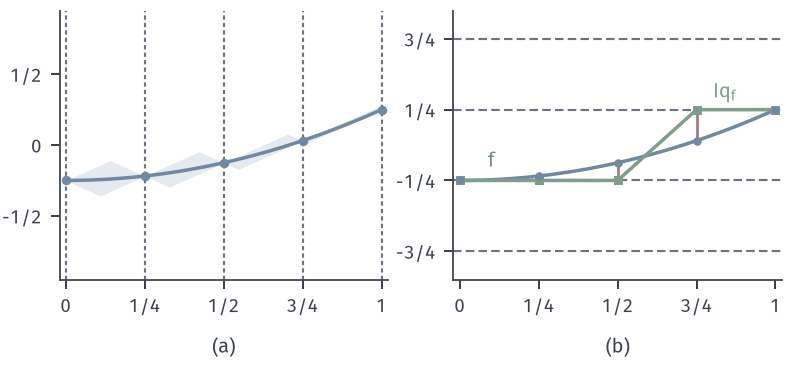

The script that drew this image:
from pathlib import Path
import sys
ROOT = next(p for p in Path(__file__).resolve().parents if (p/"build.sh").is_file() and (p/"tex/book.tex").is_file())
sys.path.insert(0, str(ROOT/"figures/00-shared/mathematical-preliminaries-upper/00-shared/comprehension-figures"))
from support import figure, save, BLUE, GREEN, YELLOW, RED, PURPLE, INK, MUTED, GRID, BLUE_FILL, GREEN_FILL, YELLOW_FILL, RED_FILL, PURPLE_FILL
import numpy as np

# L=M=1, eps=1/2, m=4, eta=1/4；f=x^2/2-1/4。(a) 节点值与 Lipschitz 允许区域；(b) 刻度量化与代表 Iq。
L=1; f=lambda x:x**2/2-.25
nodes=np.arange(5)/4; fv=f(nodes)
levels=np.array([-.75,-.25,.25,.75])
q=[]
for y in fv:
    d=np.abs(levels-y); q.append(levels[np.where(d<=d.min()+1e-12)[0][0]])
q=np.array(q); print(q)
fig, axes = figure(width_mm=112, height_mm=52, ncols=2)
fig.set_layout_engine(None)
fig.subplots_adjust(left=.075, right=.985, top=.97, bottom=.24, wspace=.2)
a,b=axes
x=np.linspace(0,1,801)
for j in range(4):
    u=np.linspace(nodes[j],nodes[j+1],200)
    up=np.minimum(fv[j]+L*(u-nodes[j]),fv[j+1]+L*(nodes[j+1]-u))
    lo=np.maximum(fv[j]-L*(u-nodes[j]),fv[j+1]-L*(nodes[j+1]-u))
    a.fill_between(u,lo,up,color=BLUE_FILL,lw=0)
a.plot(x,f(x),color=BLUE,lw=1.4)
a.plot(nodes,fv,'o',ms=3.8,color=BLUE,mew=0,zorder=4)
for v in nodes: a.plot([v,v],[-.95,.95],color=MUTED,lw=.85,ls=(0,(2,1.5)),zorder=0)
a.set_xlim(-.02,1.02); a.set_ylim(-.95,.95); a.set_xticks(nodes); a.set_xticklabels(['0','1/4','1/2','3/4','1']); a.set_yticks([-.5,0,.5]); a.set_yticklabels(['-1/2','0','1/2'])
for lv in levels: b.plot([-.02,1.02],[lv,lv],color=MUTED,lw=.85,ls=(0,(4,2)),zorder=0)
b.plot(x,f(x),color=BLUE,lw=1.4)
b.plot(nodes,q,color=GREEN,lw=1.4)
for v,y,yq in zip(nodes,fv,q):
    if abs(y-yq)>1e-9: b.plot([v,v],[y,yq],color=RED,lw=1.1,solid_capstyle='butt')
b.plot(nodes,q,'s',ms=3.6,color=GREEN,mew=0,zorder=4)
b.plot(nodes,fv,'o',ms=3.4,color=BLUE,mew=0,zorder=4)
b.set_xlim(-.02,1.02); b.set_ylim(-.95,.95); b.set_xticks(nodes); b.set_xticklabels(['0','1/4','1/2','3/4','1']); b.set_yticks(levels); b.set_yticklabels(['-3/4','-1/4','1/4','3/4'])
b.text(.1,-.18,'$f$',color=BLUE,ha='center',va='bottom'); b.text(.84,.3,'$Iq_f$',color=GREEN,ha='center',va='bottom')
for ax,s_ in zip(axes,['(a)','(b)']):
    q_=ax.get_position(); fig.text((q_.x0+q_.x1)/2,.03,s_,ha='center',va='bottom')
save(fig,Path(__file__).resolve().parent,'figure',{'formula':'f=x^2/2-1/4; L=M=1, m=4, eta=1/4, levels ±1/4, ±3/4; q=(-1/4,-1/4,-1/4,1/4,1/4)'})
